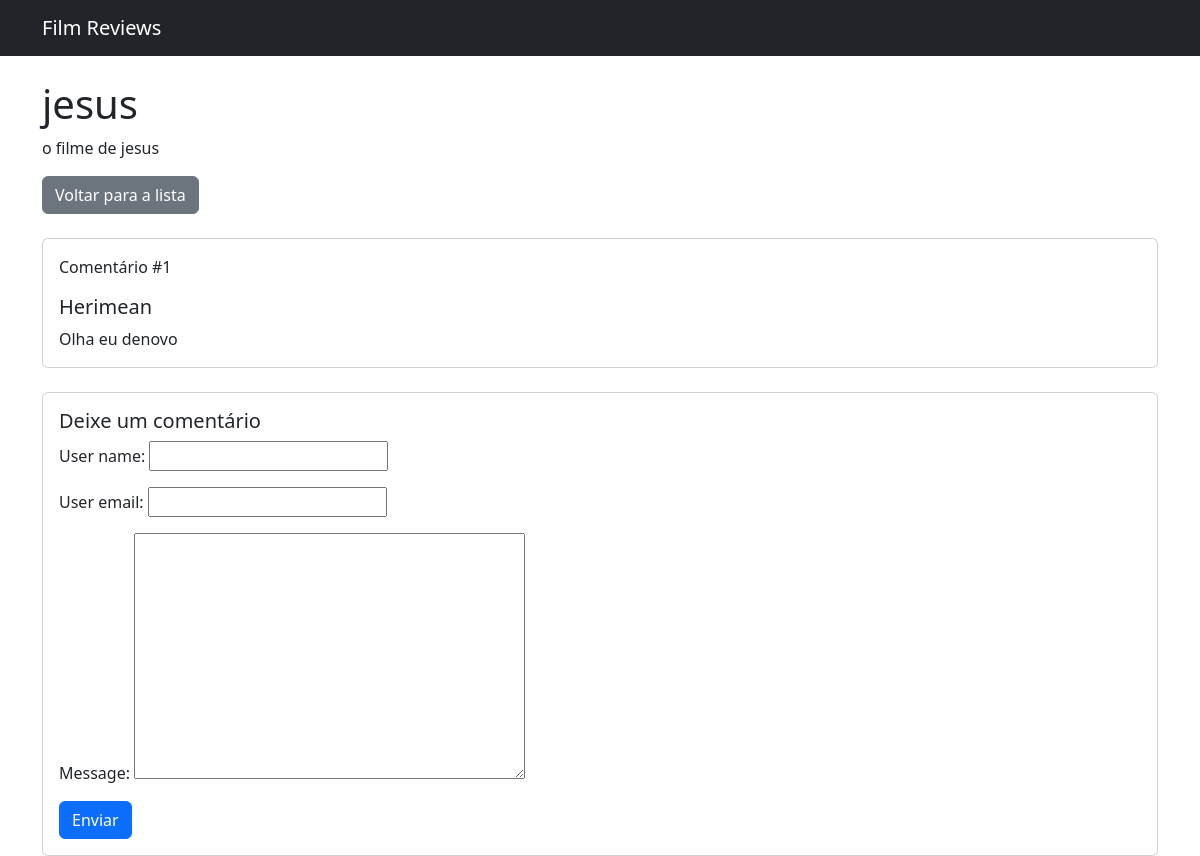
/reviews/2026/3/8/titulo-padrao/, run on the app's committed database.
### reviews/models.py (models this page shows, shortened)
class Review(models.Model):
    class Status(models.IntegerChoices):
        DRAFT = 5, 'Draft'
        PUBLISHED = 10, 'Published'
    class Rating(models.IntegerChoices):
        BAD = 0, 'Bad'
        POOR = 1, 'Poor'
        FAIR = 2, 'Fair'
        GOOD = 3, 'Good'
        EXCELLENT = 4, 'Excellent'
        EXCEPTIONAL = 5, 'Exceptional'
    title = models.CharField(max_length=200)
    slugfied_title = models.SlugField(blank=True, default='', max_length=200, unique_for_date='published_at')
    body = models.TextField()
    status = models.IntegerField(choices=Status.choices, default=Status.DRAFT)
    author = models.ForeignKey(User, on_delete=models.CASCADE)
    rating = models.IntegerField(choices=Rating.choices, default=Rating.GOOD)
    published_at = models.DateTimeField(default=timezone.now)
    created_at = models.DateTimeField(auto_now_add=True)
    updated_at = models.DateTimeField(auto_now=True)
    published = PublishedManager()
    objects = models.Manager()
    comments: models.Manager['Comment']

class Comment(models.Model):
    review = models.ForeignKey(Review, on_delete=models.CASCADE, related_name='comments')
    user_name = models.CharField(max_length=200)
    user_email = models.EmailField()
    message = models.TextField()
    active = models.BooleanField(default=True)
    created_at = models.DateTimeField(auto_now_add=True)
    updated_at = models.DateTimeField(auto_now=True)

### reviews/views.py (the view)
# urls.py: path('<int:year>/<int:month>/<int:day>/<slug:slugfied_title>/', views.review_detail, name='review_detail'),
def review_detail(request, year, month, day, slugfied_title):
    form = commentForm()
    review = get_object_or_404 (
        Review.published,
        published_at__year=year,
        published_at__month=month,
        published_at__day=day,
        slugfied_title=slugfied_title
    )
    comments = review.comments.filter(active=True)
    return render(request, 'reviews/detail.html', {'review': review, 'form': form, 'comments': comments})

### reviews/forms.py
class commentForm(forms.ModelForm):
    class Meta:
        model = Comment
        fields = ['user_name', 'user_email', 'message']

### reviews/models.py (called while the page is built)
    def get_queryset(self):
        return super().get_queryset().filter(status=Review.Status.PUBLISHED)

### reviews/templates/reviews/detail.html (shortened to what this page needs)
{% extends 'reviews/base.html' %}
{% block content %}
    <div class="container mt-4">
        <h1>{{ review.title }}</h1>
        <p>{{ review.body }}</p>
        <a href="{% url 'reviews:list_reviews' %}" class="btn btn-secondary">Voltar para a lista</a>
        {% for comment in comments %}
            <div class="card mt-4">
                <div class="card-body">
                    <p class="card-text">Comentário #{{ forloop.counter }}</p>
                    <h5 class="card-title">{{ comment.user_name }}</h5>
                    <p class="card-text">{{ comment.message }}</p>
                </div>
            </div>
        {% empty %}
            <div class="card mt-4">
                <div class="card-body">
                    <h5 class="card-title">Nenhum comentário ainda.</h5>
                </div>
            </div>
        {% endfor %}
        <div class="card mt-4">
            <div class="card-body">
                <h5 class="card-title">Deixe um comentário</h5>
                <form action="{% url 'reviews:add_comment' review.id %}" method="post">
                    {{ form.as_p }}
                    <button type="submit" class="btn btn-primary">Enviar</button>
                </form>
            </div>
        </div>
    </div>
{% endblock %}

### data on the page
Review: title "jesus", body "o filme de jesus"
Comment: user_name "Herimean", message "Olha eu denovo"
